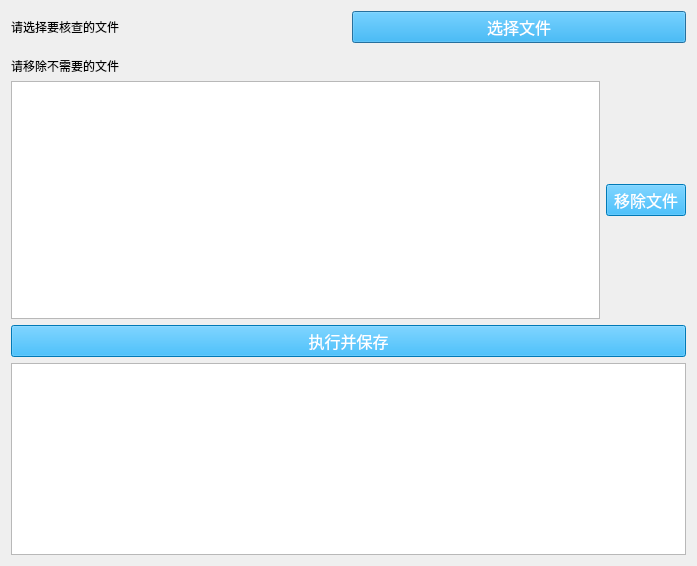
<?xml version="1.0" encoding="UTF-8"?>
<ui version="4.0">
 <class>ParaCheck</class>
 <widget class="QDialog" name="ParaCheck">
  <property name="geometry">
   <rect>
    <x>0</x>
    <y>0</y>
    <width>697</width>
    <height>566</height>
   </rect>
  </property>
  <property name="windowTitle">
   <string>参数核查</string>
  </property>
  <property name="styleSheet">
   <string notr="true">QPushButton {
 font-size: 16px;
 color: rgb(255, 255, 255);
 background-color:rgb(255, 85, 255)
}

QLabel {
  font-size: 12px;
}</string>
  </property>
  <layout class="QVBoxLayout" name="verticalLayout" stretch="1,2,1,60,1,0">
   <item>
    <layout class="QHBoxLayout" name="horizontalLayout">
     <item>
      <widget class="QLabel" name="label">
       <property name="styleSheet">
        <string notr="true">font: 12pt &quot;Microsoft YaHei UI&quot;;</string>
       </property>
       <property name="text">
        <string>请选择要核查的文件</string>
       </property>
      </widget>
     </item>
     <item>
      <widget class="QPushButton" name="pushButton_choose_dir">
       <property name="styleSheet">
        <string notr="true">font: 12pt &quot;Microsoft YaHei UI&quot;;
background-color: rgb(0, 170, 255);</string>
       </property>
       <property name="text">
        <string>选择文件</string>
       </property>
      </widget>
     </item>
    </layout>
   </item>
   <item>
    <spacer name="verticalSpacer">
     <property name="orientation">
      <enum>Qt::Vertical</enum>
     </property>
     <property name="sizeHint" stdset="0">
      <size>
       <width>20</width>
       <height>40</height>
      </size>
     </property>
    </spacer>
   </item>
   <item>
    <widget class="QLabel" name="label_2">
     <property name="styleSheet">
      <string notr="true">font: 12pt &quot;Microsoft YaHei UI&quot;;</string>
     </property>
     <property name="text">
      <string>请移除不需要的文件</string>
     </property>
    </widget>
   </item>
   <item>
    <layout class="QHBoxLayout" name="horizontalLayout_2">
     <item>
      <widget class="QListWidget" name="listWidget_excel_paths"/>
     </item>
     <item>
      <widget class="QPushButton" name="pushButton_remove_excel">
       <property name="styleSheet">
        <string notr="true">font: 12pt &quot;Microsoft YaHei UI&quot;;
background-color: rgb(0, 170, 255);</string>
       </property>
       <property name="text">
        <string>移除文件</string>
       </property>
      </widget>
     </item>
    </layout>
   </item>
   <item>
    <widget class="QPushButton" name="pushButton_doandsave">
     <property name="styleSheet">
      <string notr="true">font: 12pt &quot;Microsoft YaHei UI&quot;;
background-color: rgb(0, 170, 255);</string>
     </property>
     <property name="text">
      <string>执行并保存</string>
     </property>
    </widget>
   </item>
   <item>
    <widget class="QTextBrowser" name="textBrowser_log"/>
   </item>
  </layout>
 </widget>
 <resources/>
 <connections/>
</ui>
